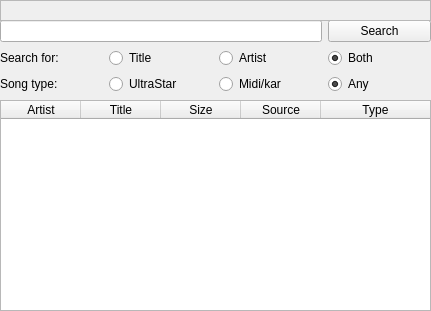
<?xml version="1.0" encoding="UTF-8"?>
<ui version="4.0">
 <class>SongSearch</class>
 <widget class="QWidget" name="SongSearch">
  <property name="geometry">
   <rect>
    <x>0</x>
    <y>0</y>
    <width>431</width>
    <height>311</height>
   </rect>
  </property>
  <property name="windowTitle">
   <string>Song Search</string>
  </property>
  <widget class="QWidget" name="content" native="true">
   <property name="geometry">
    <rect>
     <x>0</x>
     <y>20</y>
     <width>431</width>
     <height>291</height>
    </rect>
   </property>
   <layout class="QGridLayout" name="gridLayout">
    <item row="1" column="0">
     <widget class="QLabel" name="searchForLabel">
      <property name="text">
       <string>Search for:</string>
      </property>
     </widget>
    </item>
    <item row="1" column="1">
     <widget class="QRadioButton" name="titleButton">
      <property name="text">
       <string>Title</string>
      </property>
      <property name="autoExclusive">
       <bool>false</bool>
      </property>
     </widget>
    </item>
    <item row="2" column="2">
     <widget class="QRadioButton" name="midiButton">
      <property name="text">
       <string>Midi/kar</string>
      </property>
      <property name="autoExclusive">
       <bool>false</bool>
      </property>
     </widget>
    </item>
    <item row="2" column="1">
     <widget class="QRadioButton" name="ultraStarButton">
      <property name="text">
       <string>UltraStar</string>
      </property>
      <property name="autoExclusive">
       <bool>false</bool>
      </property>
     </widget>
    </item>
    <item row="0" column="3">
     <widget class="QPushButton" name="pushButton">
      <property name="text">
       <string>Search</string>
      </property>
     </widget>
    </item>
    <item row="1" column="3">
     <widget class="QRadioButton" name="searchInAllButton">
      <property name="text">
       <string>Both</string>
      </property>
      <property name="checked">
       <bool>true</bool>
      </property>
      <property name="autoExclusive">
       <bool>false</bool>
      </property>
     </widget>
    </item>
    <item row="2" column="3">
     <widget class="QRadioButton" name="anyTypeButton">
      <property name="text">
       <string>Any</string>
      </property>
      <property name="checked">
       <bool>true</bool>
      </property>
      <property name="autoExclusive">
       <bool>false</bool>
      </property>
     </widget>
    </item>
    <item row="0" column="0" colspan="3">
     <widget class="QLineEdit" name="queryField"/>
    </item>
    <item row="1" column="2">
     <widget class="QRadioButton" name="artistButton">
      <property name="text">
       <string>Artist</string>
      </property>
      <property name="autoExclusive">
       <bool>false</bool>
      </property>
     </widget>
    </item>
    <item row="2" column="0">
     <widget class="QLabel" name="songTypeLabel">
      <property name="text">
       <string>Song type:</string>
      </property>
     </widget>
    </item>
    <item row="3" column="0" colspan="4">
     <widget class="QTableWidget" name="resultTable">
      <property name="cursor" stdset="0">
       <cursorShape>PointingHandCursor</cursorShape>
      </property>
      <property name="editTriggers">
       <set>QAbstractItemView::NoEditTriggers</set>
      </property>
      <property name="selectionBehavior">
       <enum>QAbstractItemView::SelectRows</enum>
      </property>
      <property name="sortingEnabled">
       <bool>true</bool>
      </property>
      <attribute name="horizontalHeaderDefaultSectionSize">
       <number>80</number>
      </attribute>
      <attribute name="horizontalHeaderMinimumSectionSize">
       <number>35</number>
      </attribute>
      <attribute name="horizontalHeaderStretchLastSection">
       <bool>true</bool>
      </attribute>
      <attribute name="verticalHeaderVisible">
       <bool>false</bool>
      </attribute>
      <column>
       <property name="text">
        <string>Artist</string>
       </property>
       <property name="textAlignment">
        <set>AlignHCenter|AlignVCenter|AlignCenter</set>
       </property>
      </column>
      <column>
       <property name="text">
        <string>Title</string>
       </property>
       <property name="textAlignment">
        <set>AlignHCenter|AlignVCenter|AlignCenter</set>
       </property>
      </column>
      <column>
       <property name="text">
        <string>Size</string>
       </property>
       <property name="textAlignment">
        <set>AlignHCenter|AlignVCenter|AlignCenter</set>
       </property>
      </column>
      <column>
       <property name="text">
        <string>Source</string>
       </property>
       <property name="textAlignment">
        <set>AlignHCenter|AlignVCenter|AlignCenter</set>
       </property>
      </column>
      <column>
       <property name="text">
        <string>Type</string>
       </property>
       <property name="textAlignment">
        <set>AlignHCenter|AlignVCenter|AlignCenter</set>
       </property>
      </column>
     </widget>
    </item>
   </layout>
  </widget>
  <widget class="SoS::QtGui::WindowBar" name="windowBar">
   <property name="geometry">
    <rect>
     <x>0</x>
     <y>0</y>
     <width>431</width>
     <height>21</height>
    </rect>
   </property>
   <property name="frameShape">
    <enum>QFrame::StyledPanel</enum>
   </property>
   <property name="frameShadow">
    <enum>QFrame::Raised</enum>
   </property>
  </widget>
 </widget>
 <customwidgets>
  <customwidget>
   <class>SoS::QtGui::WindowBar</class>
   <extends>QFrame</extends>
   <header>windowbar.h</header>
   <container>1</container>
  </customwidget>
 </customwidgets>
 <resources/>
 <connections/>
</ui>
